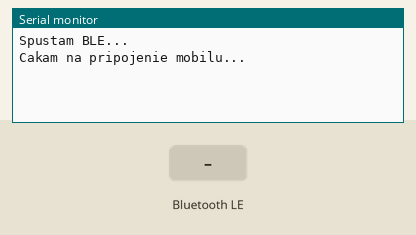
Recording of a sketch running on a simulated ESP32-S3. Shown: the last lines printed to the serial monitor. Inputs (shaded band) come from the test bench. Nothing arrives over Bluetooth unless stated; a phone connects over Bluetooth LE 3 s after start.

Above: at 1.2 s.
1.3 s: Bluetooth LE write "1" received
At 2.3 s:
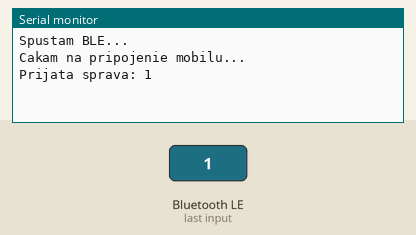
4.3 s: Bluetooth LE write "0" received
At 4.6 s:
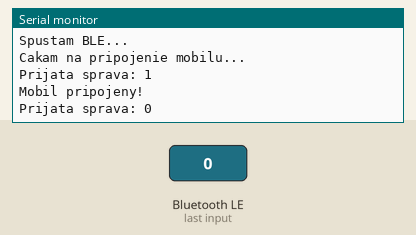
5.8 s: Bluetooth LE write "2" received
At 7.0 s:
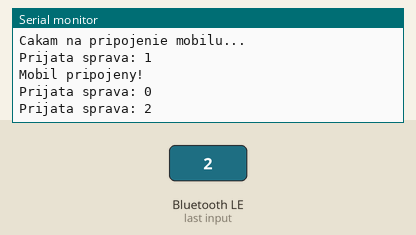

Measured:
- after the input at 1.3 s, the serial monitor: prints a new line at once (image 1)
- after the input at 4.3 s, the serial monitor: prints a new line at once (image 2)
- after the input at 5.8 s, the serial monitor: prints a new line at once (image 3)

The sketch:

BLE_Test.ino
```cpp
#include <BLEDevice.h>
#include <BLEServer.h>
#include <BLEUtils.h>
#include <BLE2902.h>

#define SERVICE_UUID           "6E400001-B5B4-4455-8A97-B5F3C4E4B9DC"
#define CHARACTERISTIC_UUID_RX "6E400002-B5B4-4455-8A97-B5F3C4E4B9DC"
#define CHARACTERISTIC_UUID_TX "6E400003-B5B4-4455-8A97-B5F3C4E4B9DC"

BLECharacteristic *pTxCharacteristic;
bool deviceConnected = false;

class ServerCallbacks : public BLEServerCallbacks {
  void onConnect(BLEServer *pServer) {
    deviceConnected = true;
    Serial.println("Mobil pripojeny!");
  }
  void onDisconnect(BLEServer *pServer) {
    deviceConnected = false;
    Serial.println("Mobil odpojeny, cakam znova...");
    BLEDevice::getAdvertising()->start();
  }
};

class RxCallbacks : public BLECharacteristicCallbacks {
  void onWrite(BLECharacteristic *pCharacteristic) {
    String value = pCharacteristic->getValue();
    if (value.length() > 0) {
      Serial.print("Prijata sprava: ");
      Serial.println(value);
    }
  }
};

void setup() {
  Serial.begin(115200);
  while (!Serial) { ; }
  Serial.println("Spustam BLE...");

  BLEDevice::init("ESP32-S3 Test");
  BLEServer *pServer = BLEDevice::createServer();
  pServer->setCallbacks(new ServerCallbacks());

  BLEService *pService = pServer->createService(SERVICE_UUID);

  pTxCharacteristic = pService->createCharacteristic(
    CHARACTERISTIC_UUID_TX, BLECharacteristic::PROPERTY_NOTIFY);
  pTxCharacteristic->addDescriptor(new BLE2902());

  BLECharacteristic *pRxCharacteristic = pService->createCharacteristic(
    CHARACTERISTIC_UUID_RX, BLECharacteristic::PROPERTY_WRITE);
  pRxCharacteristic->setCallbacks(new RxCallbacks());

  pService->start();
  pServer->getAdvertising()->start();
  Serial.println("Cakam na pripojenie mobilu...");
}

void loop() {
  delay(100);
}
```
